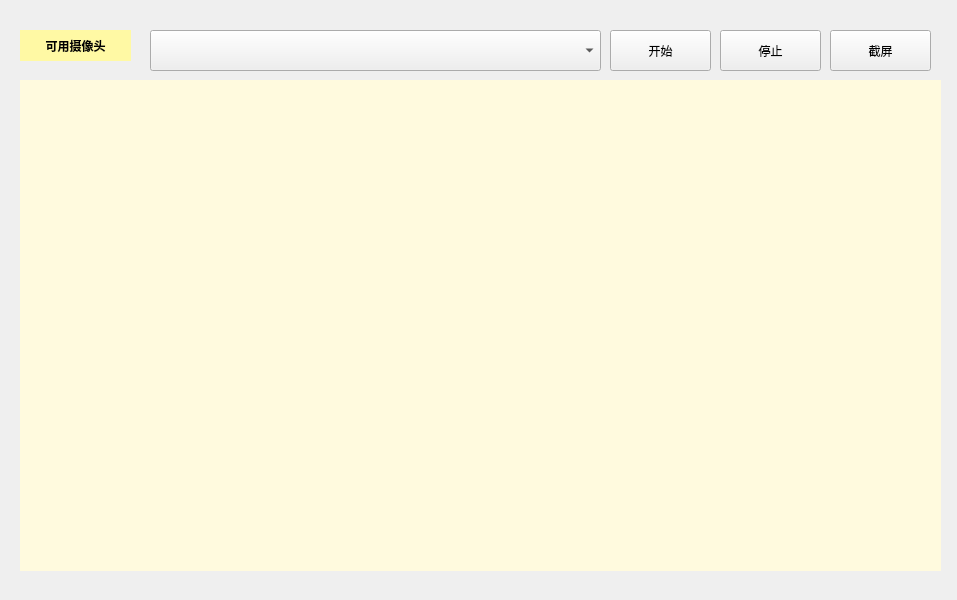
<?xml version="1.0" encoding="UTF-8"?>
<ui version="4.0">
 <class>MyWidget</class>
 <widget class="QWidget" name="MyWidget">
  <property name="geometry">
   <rect>
    <x>0</x>
    <y>0</y>
    <width>957</width>
    <height>600</height>
   </rect>
  </property>
  <property name="windowTitle">
   <string>MyWidget</string>
  </property>
  <widget class="QPushButton" name="start">
   <property name="geometry">
    <rect>
     <x>610</x>
     <y>30</y>
     <width>101</width>
     <height>41</height>
    </rect>
   </property>
   <property name="text">
    <string>开始</string>
   </property>
  </widget>
  <widget class="QComboBox" name="comboBox">
   <property name="geometry">
    <rect>
     <x>150</x>
     <y>30</y>
     <width>451</width>
     <height>41</height>
    </rect>
   </property>
  </widget>
  <widget class="QLabel" name="label">
   <property name="geometry">
    <rect>
     <x>20</x>
     <y>30</y>
     <width>111</width>
     <height>31</height>
    </rect>
   </property>
   <property name="font">
    <font>
     <weight>75</weight>
     <bold>true</bold>
    </font>
   </property>
   <property name="styleSheet">
    <string notr="true">background-color: rgb(255, 249, 164);
color: rgb(0, 0, 0);</string>
   </property>
   <property name="text">
    <string>可用摄像头</string>
   </property>
   <property name="alignment">
    <set>Qt::AlignCenter</set>
   </property>
  </widget>
  <widget class="QWidget" name="widget" native="true">
   <property name="geometry">
    <rect>
     <x>20</x>
     <y>80</y>
     <width>921</width>
     <height>491</height>
    </rect>
   </property>
   <property name="styleSheet">
    <string notr="true">background-color: rgb(255, 250, 222);</string>
   </property>
  </widget>
  <widget class="QPushButton" name="stop">
   <property name="geometry">
    <rect>
     <x>720</x>
     <y>30</y>
     <width>101</width>
     <height>41</height>
    </rect>
   </property>
   <property name="text">
    <string>停止</string>
   </property>
  </widget>
  <widget class="QPushButton" name="jieping">
   <property name="geometry">
    <rect>
     <x>830</x>
     <y>30</y>
     <width>101</width>
     <height>41</height>
    </rect>
   </property>
   <property name="text">
    <string>截屏</string>
   </property>
  </widget>
 </widget>
 <resources/>
 <connections/>
</ui>
